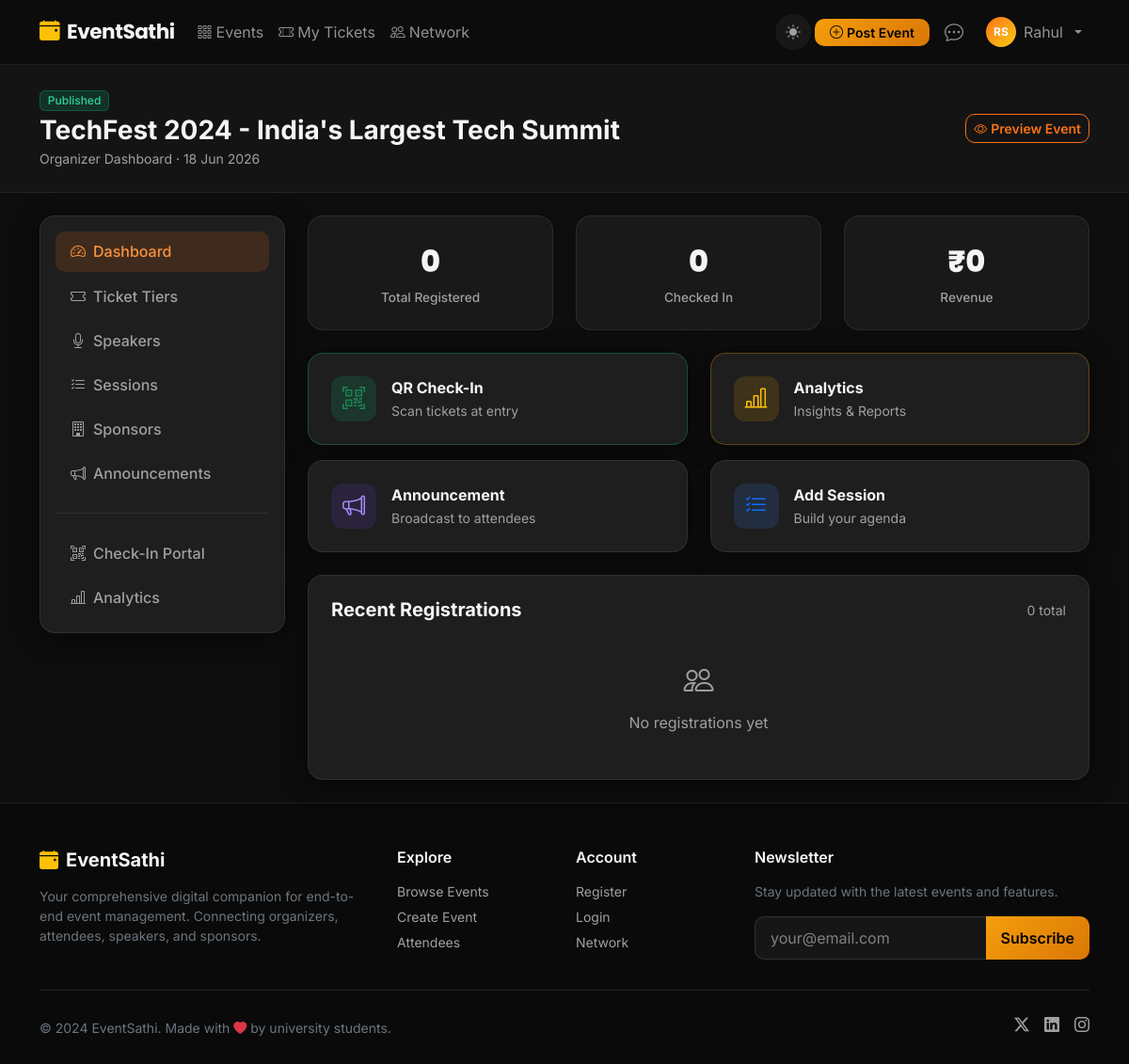
/events/techfest-2024/manage/ (signed in), run on the app's committed database.
### events/models.py (models this page shows, shortened)
class Event(models.Model):
    STATUS_CHOICES = [
        ('draft', 'Draft'),
        ('published', 'Published'),
        ('ongoing', 'Ongoing'),
        ('completed', 'Completed'),
        ('cancelled', 'Cancelled'),
    ]
    CATEGORY_CHOICES = [
        ('conference', 'Conference'),
        ('workshop', 'Workshop'),
        ('seminar', 'Seminar'),
        ('webinar', 'Webinar'),
        ('hackathon', 'Hackathon'),
        ('cultural', 'Cultural'),
        ('sports', 'Sports'),
        ('networking', 'Networking'),
        ('other', 'Other'),
    ]
    organizer = models.ForeignKey(User, on_delete=models.CASCADE, related_name='organized_events')
    title = models.CharField(max_length=300)
    slug = models.SlugField(max_length=300, unique=True)
    description = models.TextField()
    category = models.CharField(max_length=50, choices=CATEGORY_CHOICES, default='conference')
    banner = models.ImageField(upload_to='event_banners/', blank=True, null=True)
    start_date = models.DateTimeField()
    end_date = models.DateTimeField()
    registration_start = models.DateTimeField(blank=True, null=True)
    registration_end = models.DateTimeField(blank=True, null=True)
    venue = models.CharField(max_length=300)
    city = models.CharField(max_length=100)
    is_virtual = models.BooleanField(default=False)
    virtual_link = models.URLField(blank=True)
    max_capacity = models.PositiveIntegerField(default=100)
    status = models.CharField(max_length=20, choices=STATUS_CHOICES, default='published')
    is_featured = models.BooleanField(default=False)
    tags = models.CharField(max_length=500, blank=True)
    created_at = models.DateTimeField(auto_now_add=True)
    updated_at = models.DateTimeField(auto_now=True)
    class Meta:
        ordering = ['-start_date']

### events/views.py (the view)
# urls.py: path('<slug:slug>/manage/', views.event_manage, name='event_manage'),
@login_required
def event_manage(request, slug):
    event = get_object_or_404(Event, slug=slug, organizer=request.user)
    registrations = event.registrations.filter(status='confirmed')
    checked_in = event.registrations.filter(status='checked_in').count()
    return render(request, 'events/manage/dashboard.html', {
        'event': event,
        'registrations': registrations,
        'checked_in': checked_in,
        'reg_count': registrations.count(),
        'total_revenue': sum(r.amount_paid for r in registrations),
    })

### templates/events/manage/dashboard.html (shortened to what this page needs)
{% extends 'base.html' %}
{% block content %}
<div class="py-4" style="background:var(--es-dark-2);border-bottom:1px solid var(--es-border);">
    <div class="container">
        <div class="d-flex justify-content-between align-items-center flex-wrap gap-3">
            <div>
                <span class="badge badge-status-{{ event.status }} mb-1">{{ event.get_status_display }}</span>
                <h3 class="fw-bold mb-0">{{ event.title }}</h3>
                <small class="text-muted">Organizer Dashboard · {{ event.start_date|date:"d M Y" }}</small>
            </div>
            <a href="{% url 'event_detail' event.slug %}" class="btn btn-outline-primary btn-sm">
                <i class="bi bi-eye me-1"></i>Preview Event
            </a>
        </div>
    </div>
</div>
<div class="container py-4">
    <div class="row gy-4">
        <div class="col-lg-3">
            <div class="card p-3 manage-sidebar">
                <nav class="nav flex-column gap-1">
                    <a class="nav-link active" href="{% url 'event_manage' event.slug %}"><i class="bi bi-speedometer2 me-2"></i>Dashboard</a>
                    <a class="nav-link" href="{% url 'manage_tickets' event.slug %}"><i class="bi bi-ticket me-2"></i>Ticket Tiers</a>
                    <a class="nav-link" href="{% url 'manage_speakers' event.slug %}"><i class="bi bi-mic me-2"></i>Speakers</a>
                    <a class="nav-link" href="{% url 'manage_sessions' event.slug %}"><i class="bi bi-list-check me-2"></i>Sessions</a>
                    <a class="nav-link" href="{% url 'manage_sponsors' event.slug %}"><i class="bi bi-building me-2"></i>Sponsors</a>
                    <a class="nav-link" href="{% url 'manage_announcements' event.slug %}"><i class="bi bi-megaphone me-2"></i>Announcements</a>
                    <hr class="border-secondary">
                    <a class="nav-link" href="{% url 'check_in' event.slug %}"><i class="bi bi-qr-code-scan me-2"></i>Check-In Portal</a>
                    <a class="nav-link" href="{% url 'event_analytics' event.slug %}"><i class="bi bi-bar-chart-line me-2"></i>Analytics</a>
                </nav>
            </div>
        </div>
        <div class="col-lg-9">
            <div class="row gy-3 mb-4">
                <div class="col-sm-4">
                    <div class="metric-card">
                        <div class="metric-value">{{ reg_count }}</div>
                        <div class="metric-label">Total Registered</div>
                    </div>
                </div>
                <div class="col-sm-4">
                    <div class="metric-card">
                        <div class="metric-value">{{ checked_in }}</div>
                        <div class="metric-label">Checked In</div>
                    </div>
                </div>
                <div class="col-sm-4">
                    <div class="metric-card">
                        <div class="metric-value">₹{{ total_revenue|floatformat:0 }}</div>
                        <div class="metric-label">Revenue</div>
                    </div>
                </div>
            </div>
            <div class="row gy-3 mb-4">
                <div class="col-sm-6">
                    <a href="{% url 'check_in' event.slug %}" class="card p-4 d-block text-decoration-none" style="border-color:rgba(16,185,129,0.3);">
                        <div class="d-flex align-items-center gap-3">
                            <div style="width:48px;height:48px;background:rgba(16,185,129,0.15);border-radius:12px;display:flex;align-items:center;justify-content:center;">
                                <i class="bi bi-qr-code-scan fs-4 text-success"></i>
                            </div>
                            <div>
                                <div class="fw-bold text-white">QR Check-In</div>
                                <small class="text-muted">Scan tickets at entry</small>
                            </div>
                        </div>
                    </a>
                </div>
                <div class="col-sm-6">
                    <a href="{% url 'event_analytics' event.slug %}" class="card p-4 d-block text-decoration-none" style="border-color:rgba(245,158,11,0.3);">
                        <div class="d-flex align-items-center gap-3">
                            <div style="width:48px;height:48px;background:rgba(245,158,11,0.15);border-radius:12px;display:flex;align-items:center;justify-content:center;">
                                <i class="bi bi-bar-chart-line fs-4 text-warning"></i>
                            </div>
                            <div>
                                <div class="fw-bold text-white">Analytics</div>
                                <small class="text-muted">Insights & Reports</small>
                            </div>
                        </div>
                    </a>
                </div>
                <div class="col-sm-6">
                    <a href="{% url 'manage_announcements' event.slug %}" class="card p-4 d-block text-decoration-none">
                        <div class="d-flex align-items-center gap-3">
                            <div style="width:48px;height:48px;background:rgba(108,61,225,0.15);border-radius:12px;display:flex;align-items:center;justify-content:center;">
                                <i class="bi bi-megaphone fs-4" style="color:#a78bfa;"></i>
                            </div>
                            <div>
                                <div class="fw-bold text-white">Announcement</div>
                                <small class="text-muted">Broadcast to attendees</small>
                            </div>
                        </div>
                    </a>
                </div>
                <div class="col-sm-6">
                    <a href="{% url 'manage_sessions' event.slug %}" class="card p-4 d-block text-decoration-none">
                        <div class="d-flex align-items-center gap-3">
                            <div style="width:48px;height:48px;background:rgba(59,130,246,0.15);border-radius:12px;display:flex;align-items:center;justify-content:center;">
                                <i class="bi bi-list-check fs-4 text-primary"></i>
                            </div>
                            <div>
                                <div class="fw-bold text-white">Add Session</div>
                                <small class="text-muted">Build your agenda</small>
                            </div>
                        </div>
                    </a>
                </div>
            </div>
            <div class="card p-4">
                <div class="d-flex justify-content-between align-items-center mb-3">
                    <h5 class="fw-bold mb-0">Recent Registrations</h5>
                    <small class="text-muted">{{ reg_count }} total</small>
                </div>
                {% if registrations %}
                <div class="table-responsive">
                    <table class="table table-dark table-hover" style="border-color:var(--es-border);">
                        <thead>
                            <tr class="text-muted small">
                                <th>Ticket ID</th><th>Attendee</th><th>Tier</th><th>Amount</th><th>Status</th>
                            </tr>
                        </thead>
                        <tbody>
                            {% for reg in registrations|slice:":10" %}
                            <tr style="font-size:0.9rem;">
                                <td class="text-muted">{{ reg.ticket_id }}</td>
                                <td>{{ reg.user.get_full_name|default:reg.user.username }}</td>
                                <td>{{ reg.ticket_tier.name }}</td>
                                <td>{% if reg.amount_paid == 0 %}Free{% else %}₹{{ reg.amount_paid|floatformat:0 }}{% endif %}</td>
                                <td><span class="badge badge-status-{{ reg.status }}">{{ reg.get_status_display }}</span></td>
                            </tr>
                            {% endfor %}
                        </tbody>
                    </table>
                </div>
                {% else %}
                <div class="text-center py-4 text-muted">
                    <i class="bi bi-people fs-2 mb-2 d-block"></i>
                    No registrations yet
                </div>
                {% endif %}
            </div>
        </div>
    </div>
</div>
{% endblock %}

### templates/base.html (shortened to what this page needs)
<!DOCTYPE html>
<html lang="en" data-theme="dark">
<head>
    <link href="https://cdn.jsdelivr.net/npm/bootstrap@5.3.2/dist/css/bootstrap.min.css" rel="stylesheet">
    <link href="https://cdn.jsdelivr.net/npm/bootstrap-icons@1.11.3/font/bootstrap-icons.css" rel="stylesheet">
    {% load static %}
    <link rel="stylesheet" href="{% static 'css/style.css' %}">
</head>
<body>
<nav class="navbar navbar-expand-lg navbar-dark sticky-top" id="mainNav">
    <div class="container">
        <a class="navbar-brand fw-bold" href="{% url 'home' %}">
            <i class="bi bi-calendar-event-fill me-2 text-warning"></i>EventSathi
        </a>
        <div class="collapse navbar-collapse" id="navbarNav">
            <ul class="navbar-nav me-auto">
                <li class="nav-item">
                    <a class="nav-link" href="{% url 'event_list' %}"><i class="bi bi-grid-3x3-gap me-1"></i>Events</a>
                </li>
                {% if user.is_authenticated %}
                <li class="nav-item">
                    <a class="nav-link" href="{% url 'my_tickets' %}"><i class="bi bi-ticket-perforated me-1"></i>My Tickets</a>
                </li>
                <li class="nav-item">
                    <a class="nav-link" href="{% url 'network_hub' %}"><i class="bi bi-people me-1"></i>Network</a>
                </li>
                {% endif %}
            </ul>
            <ul class="navbar-nav ms-auto align-items-center">
                <li class="nav-item me-1">
                    <button class="theme-toggle border-0" id="themeToggle" title="Toggle light/dark mode">
                        <i class="bi bi-moon-stars-fill" id="themeIcon"></i>
                    </button>
                </li>
                {% if user.is_authenticated %}
                {% with profile=user.profile %}
                {% if profile.role == 'organizer' or user.is_staff %}
                <li class="nav-item me-2">
                    <a class="btn btn-warning btn-sm px-3 fw-semibold" href="{% url 'event_create' %}">
                        <i class="bi bi-plus-circle me-1"></i>Post Event
                    </a>
                </li>
                {% endif %}
                {% endwith %}
                <li class="nav-item me-2">
                    <a class="nav-link position-relative" href="{% url 'messages_list' %}">
                        <i class="bi bi-chat-dots fs-5"></i>
                    </a>
                </li>
                <li class="nav-item dropdown">
                    <a class="nav-link dropdown-toggle d-flex align-items-center gap-2" href="#" data-bs-toggle="dropdown">
                        <div class="avatar-sm">{{ user.first_name|first|upper }}{{ user.last_name|first|upper }}</div>
                        <span>{{ user.first_name|default:user.username }}</span>
                    </a>
                </li>
                {% endif %}
            </ul>
        </div>
    </div>
</nav>
{% block content %}{% endblock %}
<footer class="footer mt-auto">
    <div class="container">
        <div class="row gy-4">
            <div class="col-lg-4">
                <h5 class="fw-bold text-white mb-3"><i class="bi bi-calendar-event-fill me-2 text-warning"></i>EventSathi</h5>
                <p class="text-secondary small">Your comprehensive digital companion for end-to-end event management. Connecting organizers, attendees, speakers, and sponsors.</p>
            </div>
            <div class="col-lg-2 col-6">
                <h6 class="text-white fw-semibold mb-3">Explore</h6>
                <ul class="list-unstyled small">
                    <li><a href="{% url 'event_list' %}" class="footer-link">Browse Events</a></li>
                    <li><a href="{% url 'event_create' %}" class="footer-link">Create Event</a></li>
                    <li><a href="{% url 'attendees_list' %}" class="footer-link">Attendees</a></li>
                </ul>
            </div>
            <div class="col-lg-2 col-6">
                <h6 class="text-white fw-semibold mb-3">Account</h6>
                <ul class="list-unstyled small">
                    <li><a href="{% url 'register' %}" class="footer-link">Register</a></li>
                    <li><a href="{% url 'login' %}" class="footer-link">Login</a></li>
                    <li><a href="{% url 'network_hub' %}" class="footer-link">Network</a></li>
                </ul>
            </div>
            <div class="col-lg-4">
                <h6 class="text-white fw-semibold mb-3">Newsletter</h6>
                <p class="text-secondary small">Stay updated with the latest events and features.</p>
                <div class="input-group">
                    <input type="email" class="form-control bg-dark border-secondary text-white" placeholder="your@email.com">
                    <button class="btn btn-warning px-3">Subscribe</button>
                </div>
            </div>
        </div>
        <hr class="border-secondary mt-4">
        <div class="d-flex flex-wrap justify-content-between align-items-center py-2">
            <p class="text-secondary small mb-0">&copy; 2024 EventSathi. Made with <i class="bi bi-heart-fill text-danger"></i> by university students.</p>
            <div class="d-flex gap-3">
                <a href="#" class="footer-link"><i class="bi bi-twitter-x"></i></a>
                <a href="#" class="footer-link"><i class="bi bi-linkedin"></i></a>
                <a href="#" class="footer-link"><i class="bi bi-instagram"></i></a>
            </div>
        </div>
    </div>
</footer>
</body>
</html>

### data on the page
Event: status "Published", title "TechFest 2024 - India's Largest Tech Summit", start_date "18 Jun 2026"

### other printed values
{{ user.first_name|first|upper }} "R"
{{ user.last_name|first|upper }} "S"
{{ user.first_name|default:user.username }} "Rahul"
{{ reg_count }} "0"
{{ checked_in }} "0"
{{ total_revenue|floatformat:0 }} "0"
